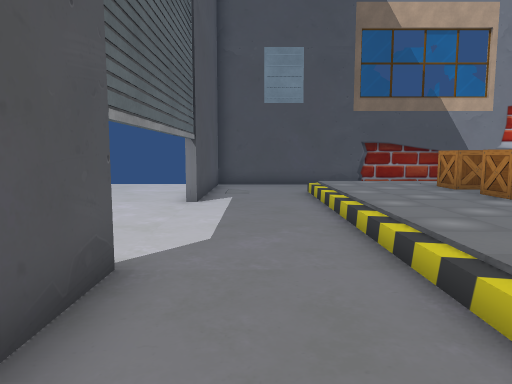
view 1 (above)

16 first-person views from a walk through a scene from a Unity 3-D project. The camera is 1.3 m above the floor, tilts 6° down and sees 70° across. The floor is counted in squares, 1 m on a side. Each view is taken from the middle of a square. On the plan, view 1 faces up. The plan holds only what a view shows up to about 15 squares ahead; the rest is blank. The place goes on beyond the plan. The player character is not drawn. Some surface patterns are stand-ins.

view 2
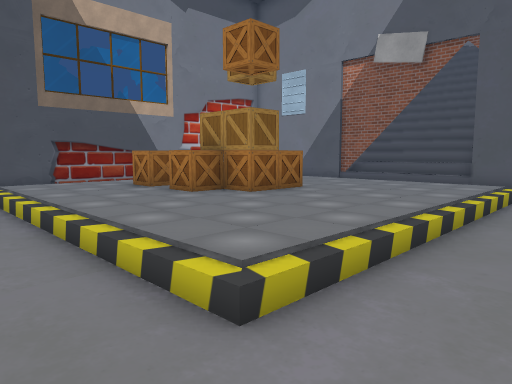

view 3
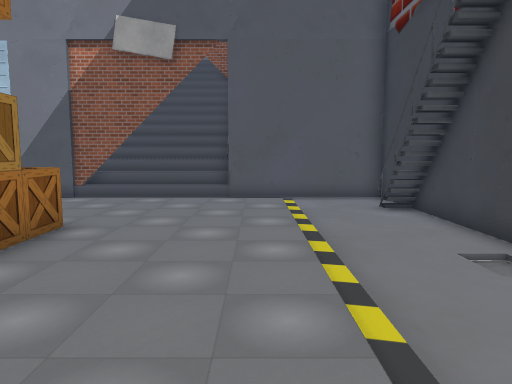

view 4
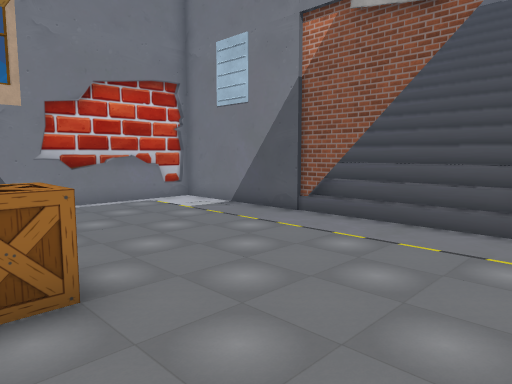

view 5
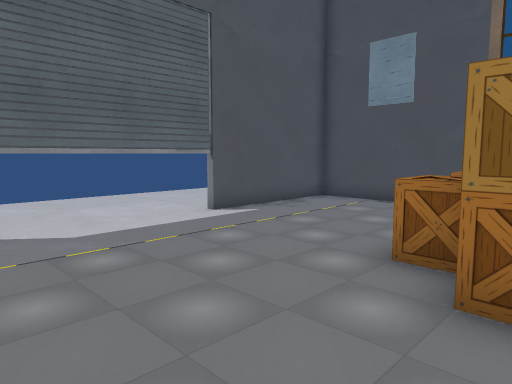

view 6
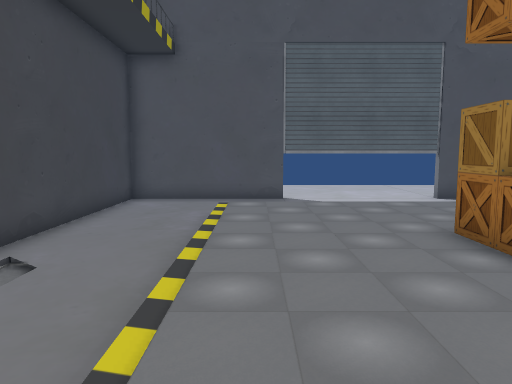

view 7
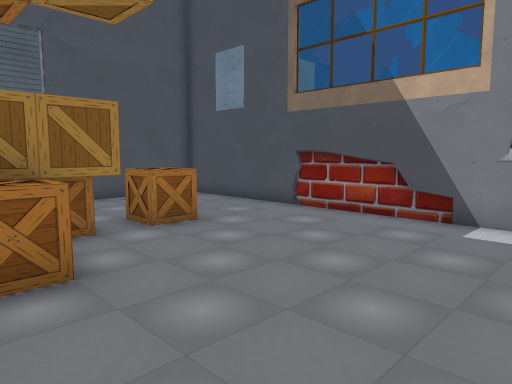

view 8
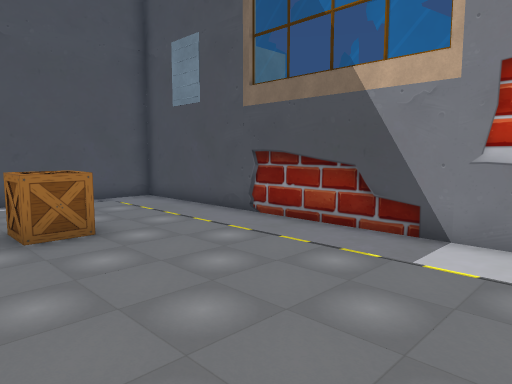

view 9
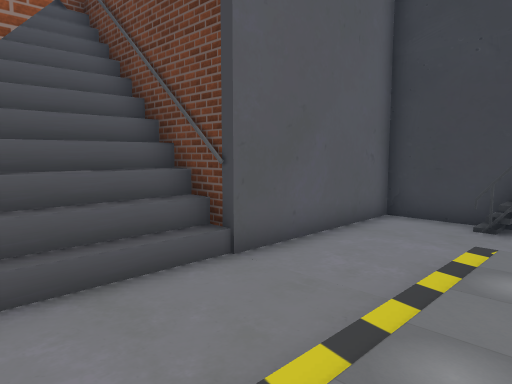

view 10
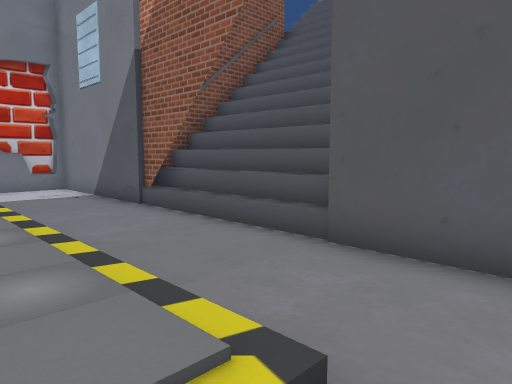

view 11
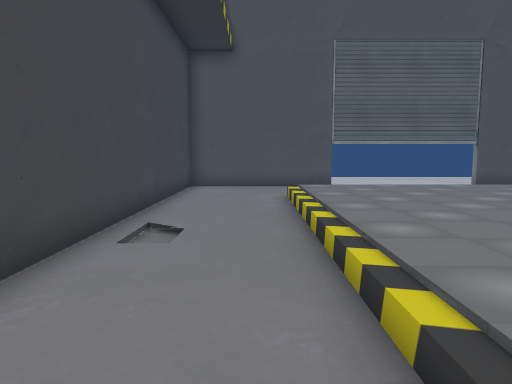

view 12
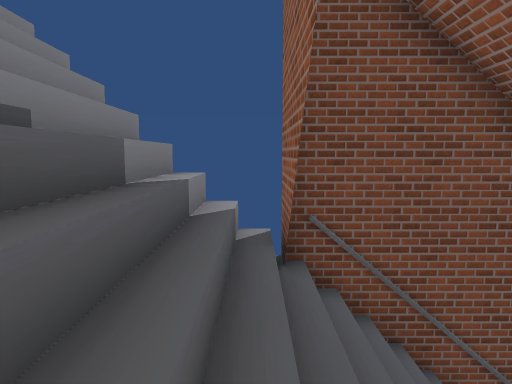

view 13
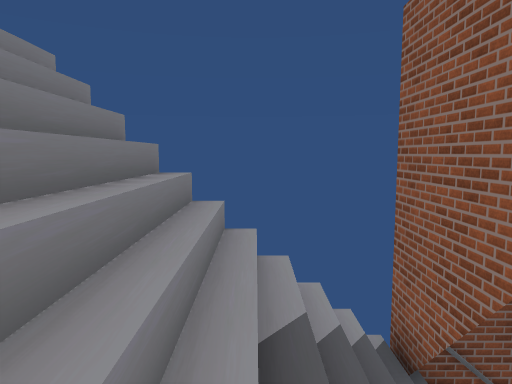

view 14
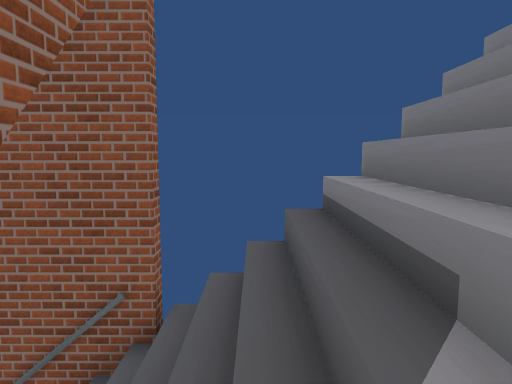

view 15
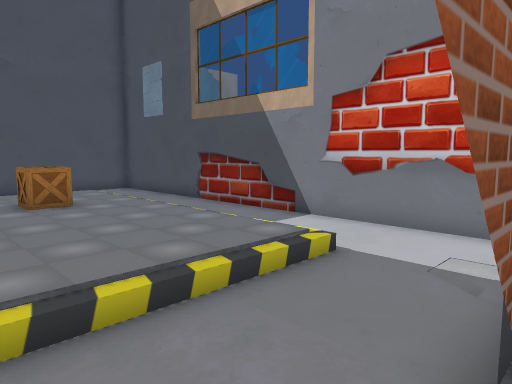

view 16
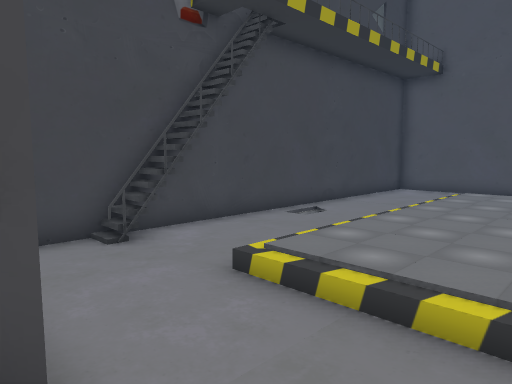

### Floor plan
Key: @ floor where view 1 was taken; # wall or solid block; x gap in a wall; . main floor; : floor 0.5 m higher than the main floor; + floor 1.5 m higher than the main floor; * floor 5.75 m higher than the main floor; / step, stairs or slope; = window, fence, low wall or low ledge; O other object.
Columns run from 2 left of view 1 to 27 right of it. Each row starts with its distance up from view 1.
 16 ###################
 15 #.................#
 14 #.................#
 13 #.................#
 12 #.../::::::::::...#
 11 #.../::::::::::...#    #
 10 x.../::OO::::::...######*////
  9 ..../::OO::::::...#+/////////
  8 ..../::OOO:::::...=+/////////
  7 ..../::OOOO::::...///////////
  6 ..../:::OOO::::...////////////
  5 ..../::::::::::...//////#/////
  4 x.../::::::::::...#######/////
  3 #.../::::::::::...#
  2 #...///////////...#
  1 #.................#
  0 #.@...............#
 -1 #.......//....##..#
 -2 ###################

Where each view was taken, in squares from view 1:
view 1: 0 up, 0 right, facing up
view 2: 0 up, 0 right, facing up-right
view 3: 3 up, 2 right, facing right
view 4: 3 up, 7 right, facing up-right
view 5: 3 up, 7 right, facing up-left
view 6: 3 up, 12 right, facing left
view 7: 6 up, 12 right, facing up-left
view 8: 8 up, 12 right, facing up-left
view 9: 8 up, 11 right, facing down-right
view 10: 1 up, 11 right, facing up-right
view 11: 1 up, 13 right, facing left
view 12: 10 up, 22 right, facing down
view 13: 10 up, 24 right, facing down
view 14: 5 up, 23 right, facing up
view 15: 7 up, 16 right, facing up-left
view 16: 6 up, 16 right, facing down-left
